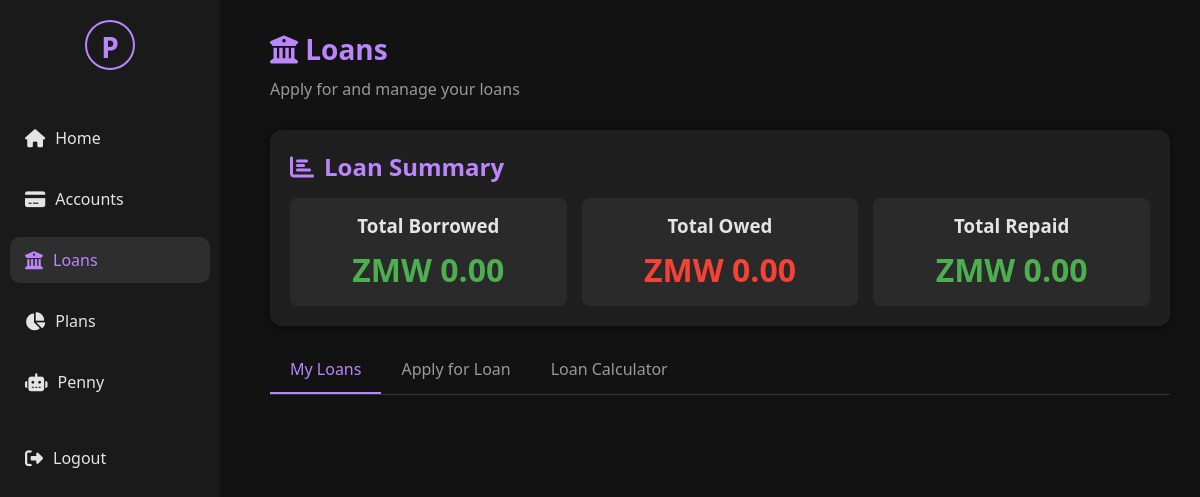
Page /loans (signed in) on the earlier database version.
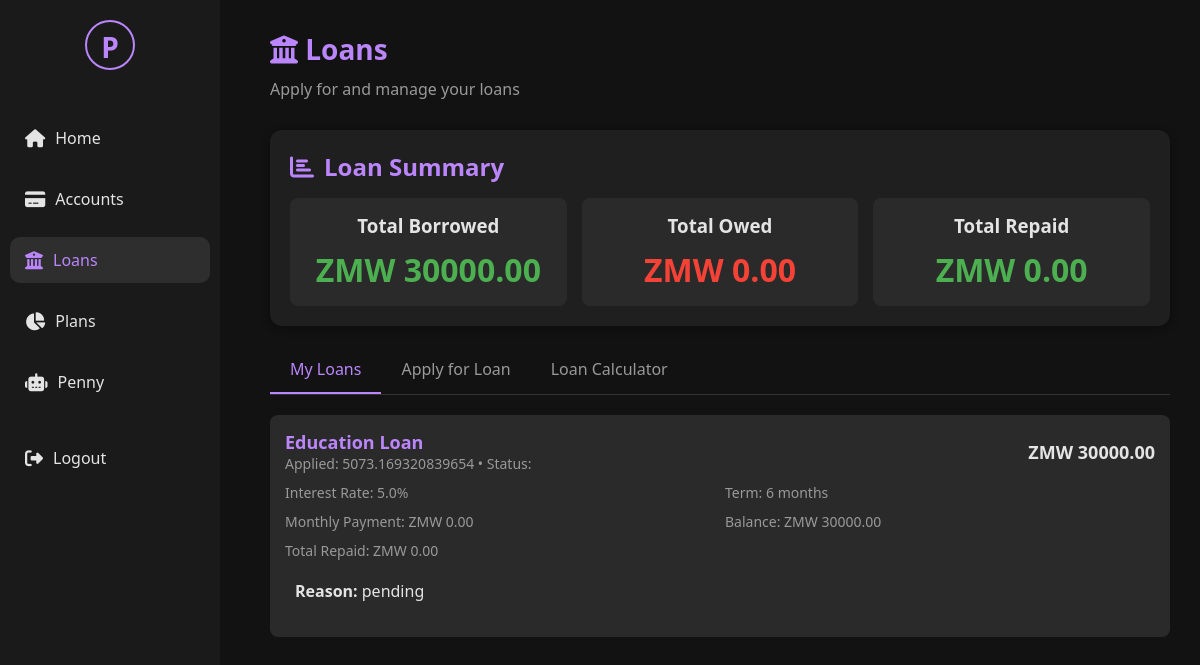
Same page on the later database version.
### tables this page shows
CREATE TABLE loans (
            id INTEGER PRIMARY KEY AUTOINCREMENT,
            user_id INTEGER,
            principal REAL,
            interest_rate REAL,
            term_months INTEGER,
            loan_type TEXT,
            status TEXT DEFAULT 'pending', reason TEXT DEFAULT "", monthly_payment REAL DEFAULT 0, total_repayment REAL DEFAULT 0, balance_remaining REAL, application_date TEXT DEFAULT '',
            FOREIGN KEY(user_id) REFERENCES users(id)
        );

### GUI/web_app.py (the view)
@app.route('/loans')
@login_required
def loans():
    user_id = session.get('user_id')
    loan_service = LoanService()
    try:
        user_loans = loan_service.get_loans_by_user(user_id)
        print(f"Found {len(user_loans)} loans for user {user_id}")
        total_borrowed = sum(loan.principal for loan in user_loans if loan.status != LoanStatus.REJECTED.value)
        total_owed = sum(loan.balance_remaining for loan in user_loans if loan.status == LoanStatus.APPROVED.value)
        total_repaid = sum(loan.total_repayment for loan in user_loans)
    except Exception as e:
        print(f"Error fetching loans: {e}")
        user_loans = []
        total_borrowed = 0
        total_owed = 0
        total_repaid = 0
        flash('Error loading loans. Please try again.')
    return render_template('loans.html',
                         current_user={'username': session.get('full_name', session.get('username', 'User'))},
                         loans=user_loans,
                         total_borrowed=total_borrowed,
                         total_owed=total_owed,
                         total_repaid=total_repaid,
                         LoanStatus=LoanStatus)

### GUI/web_app.py (called while the page is built)
@app.teardown_appcontext
def teardown_db(exception):
    close_db_connection()

def login_required(f):
    @wraps(f)
    def decorated_function(*args, **kwargs):
        if 'user_id' not in session:
            flash('Please log in to access this page.')
            return redirect(url_for('login'))
        return f(*args, **kwargs)
    return decorated_function

### database/db.py (called while the page is built)
def get_connection(db_path=None):
    if db_path is None:
        db_path = DB_PATH
    return sqlite3.connect(db_path)

### database/db_helper.py (called while the page is built)
def close_db_connection(conn=None):
    if conn:
        try:
            conn.close()
        except Exception as e:
            print(f"Error closing connection: {e}")

### loan/loan_service.py (called while the page is built)
    def get_loans_by_user(self, user_id: str) -> list[Loan]:
        loan_data = get_loans_by_user(user_id)
        return [
            Loan(
                id=loan['id'],
                user_id=loan['user_id'],
                principal=loan['principal'],
                interest_rate=loan['interest_rate'],
                term_months=loan['term_months'],
                loan_type=loan['loan_type'],
                reason=loan['reason'],
                status=loan['status'],
                application_date=loan['application_date'],
                monthly_payment=loan['monthly_payment'],
                total_repayment=loan['total_repayment'],
                balance_remaining=loan['balance_remaining']
            ) for loan in loan_data
        ]

### GUI/templates/loans.html (shortened to what this page needs)
{% extends "base.html" %}
{% block content %}
<div class="welcome-section">
    <h1><i class="fas fa-university"></i> Loans</h1>
    <p>Apply for and manage your loans</p>
</div>
<div class="card">
    <h2><i class="fas fa-chart-bar"></i> Loan Summary</h2>
    <div style="display: grid; grid-template-columns: 1fr 1fr 1fr; gap: 15px;">
        <div style="text-align: center; padding: 15px; background: #2a2a2a; border-radius: 8px;">
            <h3>Total Borrowed</h3>
            <div class="balance">ZMW {{ "%.2f"|format(total_borrowed) }}</div>
        </div>
        <div style="text-align: center; padding: 15px; background: #2a2a2a; border-radius: 8px;">
            <h3>Total Owed</h3>
            <div class="balance expense">ZMW {{ "%.2f"|format(total_owed) }}</div>
        </div>
        <div style="text-align: center; padding: 15px; background: #2a2a2a; border-radius: 8px;">
            <h3>Total Repaid</h3>
            <div class="balance income">ZMW {{ "%.2f"|format(total_repaid) }}</div>
        </div>
    </div>
</div>
<div class="tabs">
    <div class="tab active" data-tab="my-loans">My Loans</div>
    <div class="tab" data-tab="apply">Apply for Loan</div>
    <div class="tab" data-tab="calculator">Loan Calculator</div>
</div>
{% for loan in loans %}
<div class="loan-card">
    <div class="loan-header">
        <div>
            <div class="loan-title">{{ loan.loan_type }} Loan</div>
            <div style="color: #999; font-size: 14px;">
                Applied: {{ loan.application_date }} •
                Status:
            </div>
        </div>
        <div class="loan-amount">ZMW {{ "%.2f"|format(loan.principal) }}</div>
    </div>
    <div class="loan-details">
        <div>Interest Rate: {{ loan.interest_rate }}%</div>
        <div>Term: {{ loan.term_months }} months</div>
        <div>Monthly Payment: ZMW {{ "%.2f"|format(loan.monthly_payment) }}</div>
        <div>Balance: ZMW {{ "%.2f"|format(loan.balance_remaining) }}</div>
        <div>Total Repaid: ZMW {{ "%.2f"|format(loan.total_repayment) }}</div>
    </div>
    {% if loan.reason %}
    <div style="margin: 10px 0; padding: 10px; background: #2a2a2a; border-radius: 5px;">
        <strong>Reason:</strong> {{ loan.reason }}
    </div>
    {% endif %}
</div>
{% endfor %}
{% endblock %}

### GUI/templates/base.html (shortened to what this page needs)
<!DOCTYPE html>
<html lang="en">
<head>
    <link rel="stylesheet" href="https://cdnjs.cloudflare.com/ajax/libs/font-awesome/6.4.0/css/all.min.css">
    <link rel="stylesheet" href="{{ url_for('static', filename='css/style.css') }}">
</head>
<body>
    <div class="sidebar">
        <div class="logo">P</div>
        <ul>
            <li><a href="{{ url_for('dashboard') }}" class="nav-link {% if request.endpoint == 'dashboard' %}active{% endif %}"><i class="fas fa-home"></i> <span>Home</span></a></li>
            <li><a href="{{ url_for('accounts') }}" class="nav-link {% if request.endpoint == 'accounts' %}active{% endif %}"><i class="fas fa-credit-card"></i> <span>Accounts</span></a></li>
            <li><a href="{{ url_for('loans') }}" class="nav-link {% if request.endpoint == 'loans' %}active{% endif %}"><i class="fas fa-university"></i> <span>Loans</span></a></li>
            <li><a href="{{ url_for('plans') }}" class="nav-link {% if request.endpoint == 'plans' %}active{% endif %}"><i class="fas fa-chart-pie"></i> <span>Plans</span></a></li>
            <li><a href="{{ url_for('penny') }}" class="nav-link {% if request.endpoint == 'penny' %}active{% endif %}"><i class="fas fa-robot"></i> <span>Penny</span></a></li>
            <li><a href="{{ url_for('logout') }}" id="logout-btn" style="margin-top: 30px;"><i class="fas fa-sign-out-alt"></i> <span>Logout</span></a></li>
        </ul>
    </div>
    <div class="main-content">
        {% block content %}{% endblock %}
    </div>
</body>
</html>

### GUI/static/css/style.css (style rules this page uses)
* { margin: 0; padding: 0; box-sizing: border-box; font-family: 'Segoe UI', Tahoma, Geneva, Verdana, sans-serif; }
body { background-color: #121212; color: #e4e4e4; display: flex; min-height: 100vh; }
h1, h2, h3, h4 { margin: 0 0 10px; }
a { text-decoration: none; color: inherit; }
.sidebar { width: 220px; height: 100vh; background: #1a1a1a; padding: 20px 10px; position: fixed; top: 0; left: 0; display: flex; flex-direction: column; z-index: 100; }
.sidebar .logo { font-size: 28px; font-weight: bold; color: #bb86fc; text-align: center; margin-bottom: 30px; padding: 10px; border: 2px solid #bb86fc; border-radius: 50%; width: 50px; height: 50px; line-height: 30px; margin-left: auto; margin-right: auto; }
.sidebar ul { list-style: none; padding: 0; }
.sidebar li { margin: 15px 0; }
.sidebar a { display: flex; align-items: center; padding: 12px 15px; border-radius: 10px; color: #e4e4e4; transition: all 0.3s; }
.sidebar a i { margin-right: 10px; font-size: 18px; }
.sidebar a:hover, .sidebar a.active { background: #2e2e2e; color: #bb86fc; }
.main-content { margin-left: 240px; padding: 30px; width: calc(100% - 240px); }
.welcome-section { margin-bottom: 30px; }
.welcome-section h1 { color: #bb86fc; font-size: 28px; }
.welcome-section p { color: #999; }
.card { background: #1f1f1f; border-radius: 12px; padding: 20px; margin-bottom: 20px; box-shadow: 0 2px 8px rgba(0,0,0,0.4); }
.card h2 { color: #bb86fc; margin-bottom: 15px; display: flex; align-items: center; }
.card h2 i { margin-right: 10px; }
.balance { font-size: 32px; font-weight: bold; color: #4caf50; }
.income { color: #4caf50; }
.expense { color: #f44336; }
.tabs { display: flex; border-bottom: 1px solid #333; margin-bottom: 20px; }
.tab { padding: 12px 20px; cursor: pointer; color: #999; border-bottom: 2px solid transparent; }
.tab.active { color: #bb86fc; border-bottom: 2px solid #bb86fc; }
.loan-card { background: #2a2a2a; border-radius: 8px; padding: 15px; margin-bottom: 15px; }
.loan-header { display: flex; justify-content: space-between; align-items: center; margin-bottom: 10px; }
.loan-title { font-weight: bold; color: #bb86fc; font-size: 18px; }
.loan-amount { font-size: 18px; font-weight: bold; }
.loan-details { display: grid; grid-template-columns: 1fr 1fr; gap: 10px; color: #999; font-size: 14px; margin-bottom: 10px; }

Differences in the rows shown:
added loans: loan_type "Education", application_date "5073.169320839654", principal "30000.00", interest_rate "5.0", term_months "6", monthly_payment "0.00", balance_remaining "30000.00", total_repayment "0.00", reason "pending"
Other differences:
{{ "%.2f"|format(total_borrowed) }}: "0.00" → "30000.00"
